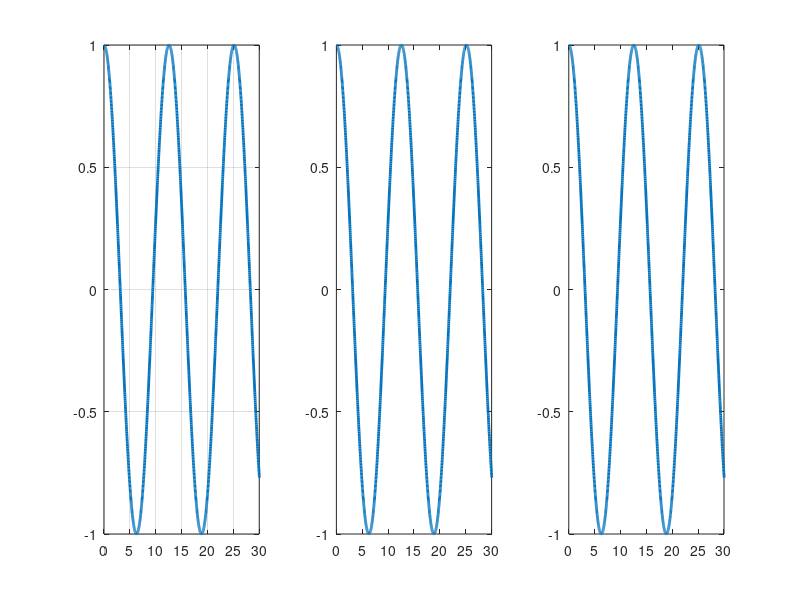

The MATLAB script that drew this image:
X = (0:1800)*pi/180; Y = cos(X/2);
figure(1)
subplot(1,3,1); plot(X, Y, 'LineWidth', 2); xlim([0 30]); grid on;
subplot(1,3,2); plot(X, Y, 'LineWidth', 2); xlim([0 30]); grid on; grid;
subplot(1,3,3); plot(X, Y, 'LineWidth', 2); xlim([0 30]); grid; grid off;
